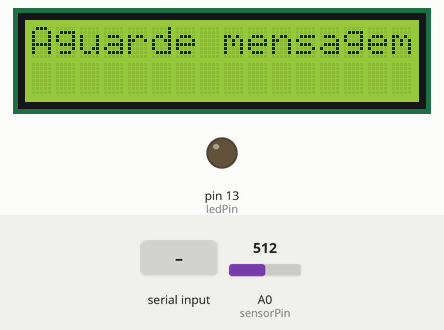
Bench run of a sketch on a simulated Arduino Uno, built with avr-gcc and run on an emulated ATmega328P. Parts: 16×2 character LCD, output pins drawn as LEDs (lit = HIGH). The inputs (shaded band) are chosen by the test bench; at power-on: A0 (sensorPin) = 512. What the sketch prints to the serial monitor is not drawn.

Above: at 3.2 s.
3.3 s: ".\n" received over Serial
At 3.8 s:
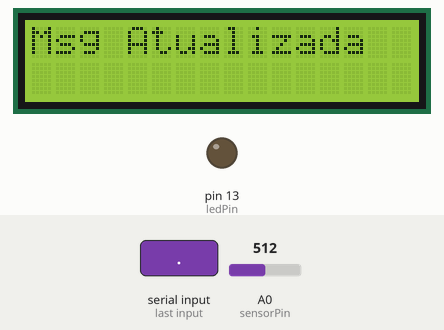
At 6.1 s:
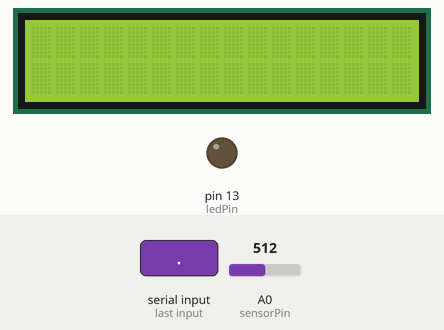
6.3 s: "1\n" received over Serial
9.3 s: "0\n" received over Serial
Timing chart, 0 to 12.3 s (numbered marks = the images above; inputs shaded):
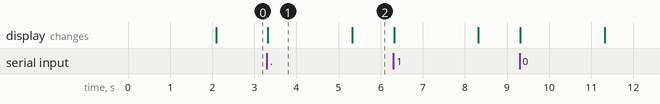

The sketch:

MLD.ino
```cpp
#include <Wire.h>
#include <LiquidCrystal_I2C.h>
#include <ctype.h> // Biblioteca para manipulação de caracteres

// ------------------ LCD e Pinos --------------------------------
LiquidCrystal_I2C lcd(0x27, 16, 2);
const int ledPin = 13;
const int sensorPin = A0;

// ------------------ Tempos Morse -------------------------------
const int dotDuration = 100;
const int dashDuration = 300;
const int symbolSpace = 100;
const int letterSpace = 300;
const int wordSpace = 900;

// ------------------ Threshold LDR ------------------------------
const int sensorThreshold = 880;

// ------------------ Filtro IIR ---------------------------------
float b0 = 0.06745527388907;
float b1 = 0.13491054777814;
float b2 = 0.06745527388907;
float a1 = -1.14298050254;
float a2 = 0.4128015980962;

// Atrasos do filtro
float x1=0, x2=0;
float y1=0, y2=0;

// Função IIR
float iirFilter(float x0) {
  float y0 = b0*x0 + b1*x1 + b2*x2 - a1*y1 - a2*y2;
  x2 = x1;  x1 = x0;
  y2 = y1;  y1 = y0;
  return y0;
}

// ------------------ Tabela Morse -------------------------------
const char* morseCode[] = {
  ".-", "-...", "-.-.", "-..", ".", "..-.", "--.", "....", "..", ".---",
  "-.-", ".-..", "--", "-.", "---", ".--.", "--.-", ".-.", "...", "-",
  "..-", "...-", ".--", "-..-", "-.--", "--.."
};

// ------------------ Mensagem e estados --------------------------
char message[100] = "";
int msgIndex = 0;
int morseIndex = 0;
const char* currentMorse = nullptr;

enum { TX_DOT_DASH, TX_SYMBOL_SPACE, TX_LETTER_SPACE, TX_WORD_SPACE } txState;
unsigned long stateStartTime = 0;
unsigned long currentDuration = 0;

// ------------------ LDR / Descodificação --------------------------
bool previousState = false;
unsigned long lastChangeTime = 0;
char symbolBuffer[8] = {0};
int symbolPos = 0;

// ------------------ Posicionamento no LCD ------------------------
int cursorPos = 0; // de 0 a 31 (0..15 = linha 0, 16..31 = linha 1)

// ------------------ Flag de transmissão concluída ----------------
bool transmissionComplete = false;

// ------------------ Funções LCD ----------------------------------

void clearLCDLine(int line) {
  lcd.setCursor(0, line);
  lcd.print("                ");
  lcd.setCursor(0, line);
}

// Apaga todo o LCD
void clearLCDAll() {
  lcd.clear();
  cursorPos = 0;
}

// Função que imprime um char no LCD, usando cursorPos
//  - Se cursorPos < 16 => linha 0
//  - Se cursorPos >=16 => linha 1 (até 31)
//  - Se passar de 31, continua sobrescrevendo na linha 1
void printDecodedChar(char c) {
  int line = cursorPos / 16;     // 0 ou 1
  if (line > 1) line = 1;        // se passar de 31, fica na linha 1
  int col = cursorPos % 16;      // 0..15
  lcd.setCursor(col, line);
  lcd.print(c);
  cursorPos++;
}

void updateLCD(const char* text, int col, int row) {
  lcd.setCursor(col, row);
  lcd.print(text);
}

// ------------------ Descodificação Morse --------------------------
void decodeSymbol() {
  if (symbolPos == 0) return;  // Se não há símbolo, sai

  symbolBuffer[symbolPos] = '\0';
  for (int i=0; i<26; i++){
    if (strcmp(morseCode[i], symbolBuffer)==0){
      printDecodedChar((char)('A'+i));
      return;
    }
  }
  // Se não reconheceu, imprime '?'
  printDecodedChar('?');
}

// Prepara a próxima letra
void prepareNextLetter() {
  char currentChar = message[msgIndex];

  // Ignora qualquer caracter que não seja letra ou espaço
  if (!isalpha(currentChar) && currentChar != ' ') {
    msgIndex++;
    if (message[msgIndex] == '\0') return; // Chegou no fim
    prepareNextLetter();
    return;
  }

  // Se for espaço
  if (currentChar == ' ') {
    txState = TX_WORD_SPACE;
    stateStartTime = millis();
  } else {
    currentChar = toupper(currentChar);
    currentMorse = morseCode[currentChar - 'A'];
    morseIndex = 0;
  }
}

// Inicia ponto ou traço
void startNextSymbol(bool isDot) {
  digitalWrite(ledPin, HIGH);
  currentDuration = isDot ? dotDuration : dashDuration;
  stateStartTime = millis();
  txState = TX_DOT_DASH;
}

// Espaço entre símbolos / letras / palavras
void startSpace(unsigned long duration, int newState) {
  digitalWrite(ledPin, LOW);
  currentDuration = duration;
  stateStartTime = millis();
  txState = newState;
}

// ------------------ SETUP ----------------------------------------
void setup() {
  pinMode(ledPin, OUTPUT);
  pinMode(sensorPin, INPUT);

  lcd.init();
  lcd.backlight();
  lcd.clear();
  lcd.setCursor(0, 0);
  lcd.print("Inicio");

  Serial.begin(9600);
  delay(2000);

  clearLCDAll();
  updateLCD("Aguarde mensagem", 0, 0);
  Serial.println("Insira mensagem");
}

// ------------------ LOOP -----------------------------------------
void loop() {
  // 1) Ler mensagem do Serial
  if (Serial.available() > 0) {
    String input = Serial.readStringUntil('\n');
    input.trim();
    input.toUpperCase();

    if (input.length() > 0 && input.length() < 100) {
      input.toCharArray(message, sizeof(message));
      msgIndex = 0;
      symbolPos = 0;
      cursorPos = 0; // Reinicia posicao do LCD
      clearLCDAll(); // Apaga LCD
      lcd.print("Msg Atualizada");
      Serial.println("Mensagem Atualizada:");
      Serial.println(message);

      delay(2000);
      clearLCDAll();

      // Reinicia transmissão para uma só vez
      transmissionComplete = false;

      // Prepara primeira letra
      prepareNextLetter();
      if (message[msgIndex] != '\0') {
        // Se não está vazia, inicia Morse
        startNextSymbol(currentMorse[0] == '.');
      }
    } else {
      Serial.println("mensagem nao apropriada (0 < len < 100)");
    }
  }

  // Se mensagem vazia, sai
  if (message[0] == '\0') return;

  // Se já terminou de transmitir, LED OFF e aguarda nova mensagem
  if (transmissionComplete) {
    digitalWrite(ledPin, LOW);
    return;
  }

  unsigned long now = millis();

  // 2) Ler e filtrar LDR
  float raw = analogRead(sensorPin);
  float filtered = iirFilter(raw);

  // (Opcional) plotar no Serial Plotter:
  Serial.print(raw);
  Serial.print(" ");
  Serial.println(filtered);

  bool ledState = (filtered > sensorThreshold);

  if (ledState != previousState) {
    unsigned long duration = now - lastChangeTime;
    lastChangeTime = now;

    if (!ledState) {  // LED apagou
      if (duration < symbolSpace * 2 && symbolPos < (int)sizeof(symbolBuffer) - 1) {
        symbolBuffer[symbolPos++] = '.';
      } else if (symbolPos < (int)sizeof(symbolBuffer) - 1) {
        symbolBuffer[symbolPos++] = '-';
      }
    }
    else if (duration > wordSpace) {
      // Espaço entre palavras
      if (symbolPos > 0) {
        symbolBuffer[symbolPos] = '\0';
        decodeSymbol();
        symbolPos = 0;
      }
      printDecodedChar(' '); // imprime espaço no LCD
    }
    else if (duration > letterSpace) {
      // Espaço entre letras
      if (symbolPos > 0) {
        symbolBuffer[symbolPos] = '\0';
        decodeSymbol();
        symbolPos = 0;
      }
    }
    previousState = ledState;
  }

  // Estados de transmissão (só se não concluímos ainda)
  if ((now - stateStartTime) >= currentDuration) {
    switch (txState) {

      case TX_DOT_DASH:
        startSpace(symbolSpace, TX_SYMBOL_SPACE);
        break;

      case TX_SYMBOL_SPACE:
        morseIndex++;
        if (currentMorse[morseIndex] == '\0') {
          startSpace(letterSpace, TX_LETTER_SPACE);
        } else {
          startNextSymbol(currentMorse[morseIndex] == '.');
        }
        break;

      case TX_LETTER_SPACE:
        msgIndex++;
        // ---> Verifica se chegamos no fim da mensagem
        if (message[msgIndex] == '\0') {
          // Força descodificar último símbolo pendente, se existir
          if (symbolPos > 0) {
            symbolBuffer[symbolPos] = '\0';
            decodeSymbol();
            symbolPos = 0;
          }
          // Transmissão concluída
          transmissionComplete = true;
          digitalWrite(ledPin, LOW);
          break;
        }
        prepareNextLetter();
        if (txState != TX_WORD_SPACE) {
          startNextSymbol(currentMorse[0] == '.');
        }
        break;

      case TX_WORD_SPACE:
        if ((now - stateStartTime) >= wordSpace) {
          msgIndex++;
          // Se acabou
          if (message[msgIndex] == '\0') {
            // Também força descodificar se tiver símbolo
            if (symbolPos > 0) {
              symbolBuffer[symbolPos] = '\0';
              decodeSymbol();
              symbolPos = 0;
            }
            transmissionComplete = true;
            digitalWrite(ledPin, LOW);
            break;
          }
          prepareNextLetter();
          startNextSymbol(currentMorse[0] == '.');
        }
        break;
    }
  }

  delay(5);
}
```

Measured:
- after the input at 3.3 s, the display: changes at once (image 1)
- what the display in image 1 shows lasts 2.0 s, from 3.3 s to 5.3 s
